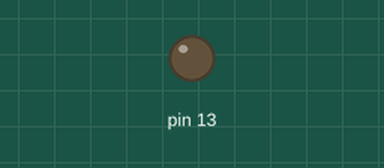
The sketch below on a simulated Arduino Uno, built with avr-gcc and run on an emulated ATmega328P. Parts: output pins drawn as LEDs (lit = HIGH). What the sketch prints to the serial monitor is not drawn.

Above: at 0.96 s.
At 5.5 s:
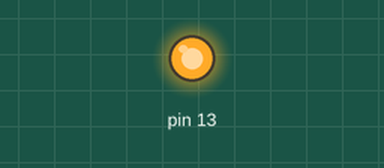
Timing chart, 0 to 5.8 s (numbered marks = the images above):
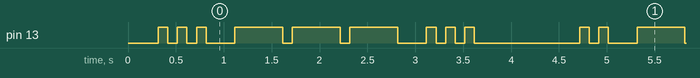

Measured:
- by itself, pin 13: repeats every 4.2 s: HIGH 0.10 s, LOW 0.10 s, HIGH 0.10 s, LOW 0.30 s, 2 × (HIGH 0.50 s, LOW 0.10 s), HIGH 0.50 s, LOW 0.30 s, 2 × (HIGH 0.10 s, LOW 0.10 s), HIGH 0.10 s, LOW 1.1 s
- by itself, everything shown: repeats every 4.2 s, in 16 steps

The sketch:

sos_signal_statemachine.ino
```cpp
// Ex03 - SOS 闪烁信号（状态机版本）
// 使用状态机模式实现，代码更模块化

enum FlashState {
  FLASH_ON,        // LED 点亮
  FLASH_OFF,       // LED 熄灭
  PAUSE            // 停顿
};

// 摩尔斯码定义
struct MorseSymbol {
  const char* code;    // "·" 或 "—"
  unsigned long onDuration;
  unsigned long offDuration;
};

// 时间配置
const unsigned long SHORT_DURATION = 100;   // 短闪（·）
const unsigned long LONG_DURATION = 500;    // 长闪（—）
const unsigned long INTER_SYMBOL = 100;     // 符号间隔
const unsigned long INTER_LETTER = 300;     // 字母间隔
const unsigned long INTER_SOS = 1000;       // SOS 间隔

// SOS 序列数据
struct Pattern {
  const char* symbol;
  unsigned long duration;
};

const Pattern sos_sequence[] = {
  // S: · · ·
  {"·", SHORT_DURATION},
  {"·", SHORT_DURATION},
  {"·", SHORT_DURATION},
  // O: — — —
  {"—", LONG_DURATION},
  {"—", LONG_DURATION},
  {"—", LONG_DURATION},
  // S: · · ·
  {"·", SHORT_DURATION},
  {"·", SHORT_DURATION},
  {"·", SHORT_DURATION}
};

const int SEQUENCE_LENGTH = sizeof(sos_sequence) / sizeof(sos_sequence[0]);

// 全局状态
unsigned long stateStartTime = 0;
int currentIndex = 0;
FlashState currentState = FLASH_ON;
bool inPause = false;
unsigned long totalFlashes = 0;
unsigned long totalSOS = 0;

void setup() {
  Serial.begin(9600);
  pinMode(13, OUTPUT);
  digitalWrite(13, LOW);

  Serial.println("\n================================================");
  Serial.println("Ex03: SOS Signal - State Machine Implementation");
  Serial.println("================================================");
  Serial.println("Pattern: S(···) O(———) S(···)");
  Serial.println("\nState Machine:");
  Serial.println("  FLASH_ON -> FLASH_OFF -> FLASH_ON (repeat)");
  Serial.println("  After complete sequence -> PAUSE");
  Serial.println("  PAUSE -> Back to start");
  Serial.println("================================================\n");

  stateStartTime = millis();
  startFlash();
}

void loop() {
  unsigned long currentMillis = millis();
  unsigned long elapsed = currentMillis - stateStartTime;

  switch (currentState) {
    case FLASH_ON:
      if (elapsed >= sos_sequence[currentIndex].duration) {
        // 关闭 LED，进入 OFF 状态
        digitalWrite(13, LOW);
        currentState = FLASH_OFF;
        stateStartTime = currentMillis;
      }
      break;

    case FLASH_OFF:
      // 确定关闭时长
      unsigned long offDuration;
      if (currentIndex >= SEQUENCE_LENGTH - 1) {
        // 最后一个符号，进入长停顿
        offDuration = INTER_SOS;
      } else if ((currentIndex + 1) % 3 == 0) {
        // 字母间隔（3 个符号后）
        offDuration = INTER_LETTER;
      } else {
        // 符号间隔
        offDuration = INTER_SYMBOL;
      }

      if (elapsed >= offDuration) {
        currentIndex++;

        if (currentIndex >= SEQUENCE_LENGTH) {
          // 完成一个 SOS，进入停顿
          currentState = FLASH_OFF;
          inPause = true;
          currentIndex = 0;
          totalSOS++;

          stateStartTime = currentMillis;
          Serial.print("[");
          Serial.print(currentMillis);
          Serial.print("ms] ===== SOS Cycle #");
          Serial.print(totalSOS);
          Serial.println(" Complete =====\n");
        } else {
          // 继续下一个符号
          startFlash();
        }
      }
      break;

    case PAUSE:
      if (elapsed >= INTER_SOS) {
        // 停顿结束，重新开始
        inPause = false;
        currentState = FLASH_ON;
        currentIndex = 0;
        stateStartTime = currentMillis;
        startFlash();
      }
      break;
  }
}

void startFlash() {
  if (currentIndex < SEQUENCE_LENGTH) {
    digitalWrite(13, HIGH);
    currentState = FLASH_ON;
    stateStartTime = millis();
    totalFlashes++;

    unsigned long currentMillis = millis();

    // 确定所属字母
    const char* letter = "";
    if (currentIndex < 3) {
      letter = "S";
    } else if (currentIndex < 6) {
      letter = "O";
    } else {
      letter = "S";
    }

    Serial.print("[");
    Serial.print(currentMillis);
    Serial.print("ms] Flash #");
    Serial.print(totalFlashes);
    Serial.print(" | Symbol ");
    Serial.print(currentIndex + 1);
    Serial.print("/");
    Serial.print(SEQUENCE_LENGTH);
    Serial.print(" [");
    Serial.print(letter);
    Serial.print("]: ");
    Serial.print(sos_sequence[currentIndex].symbol);
    Serial.print(" (");
    Serial.print(sos_sequence[currentIndex].duration);
    Serial.println("ms)");
  }
}
```
